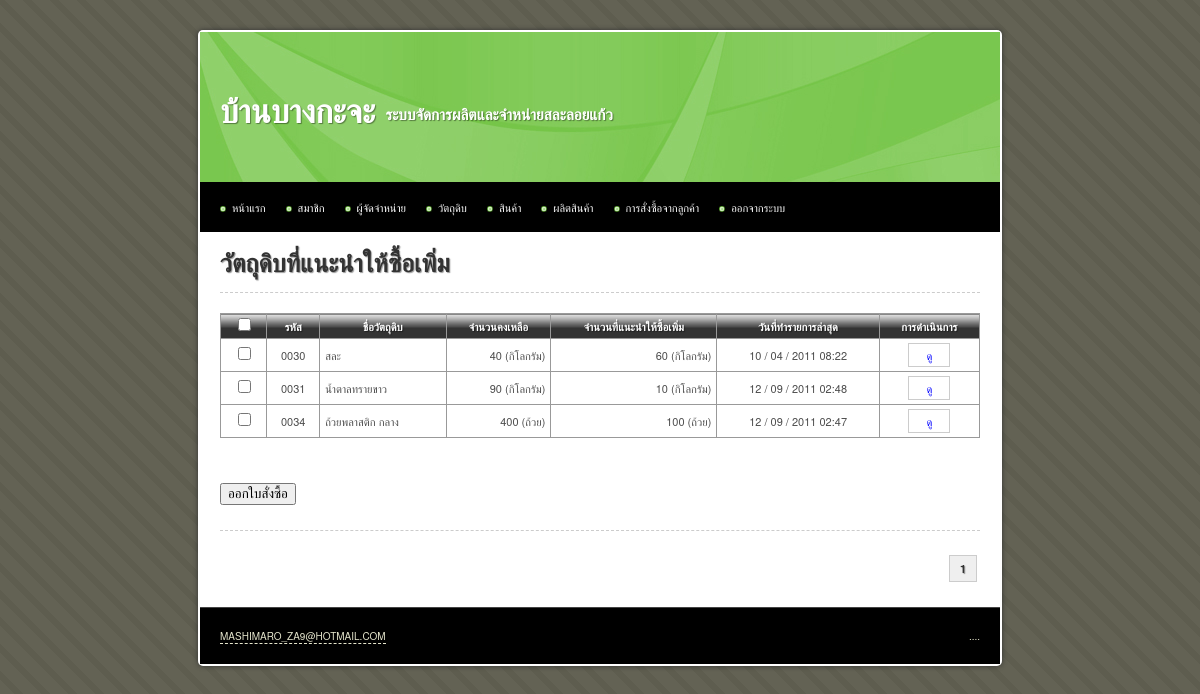
The app's page /main/material_stock.php (signed in), older data.
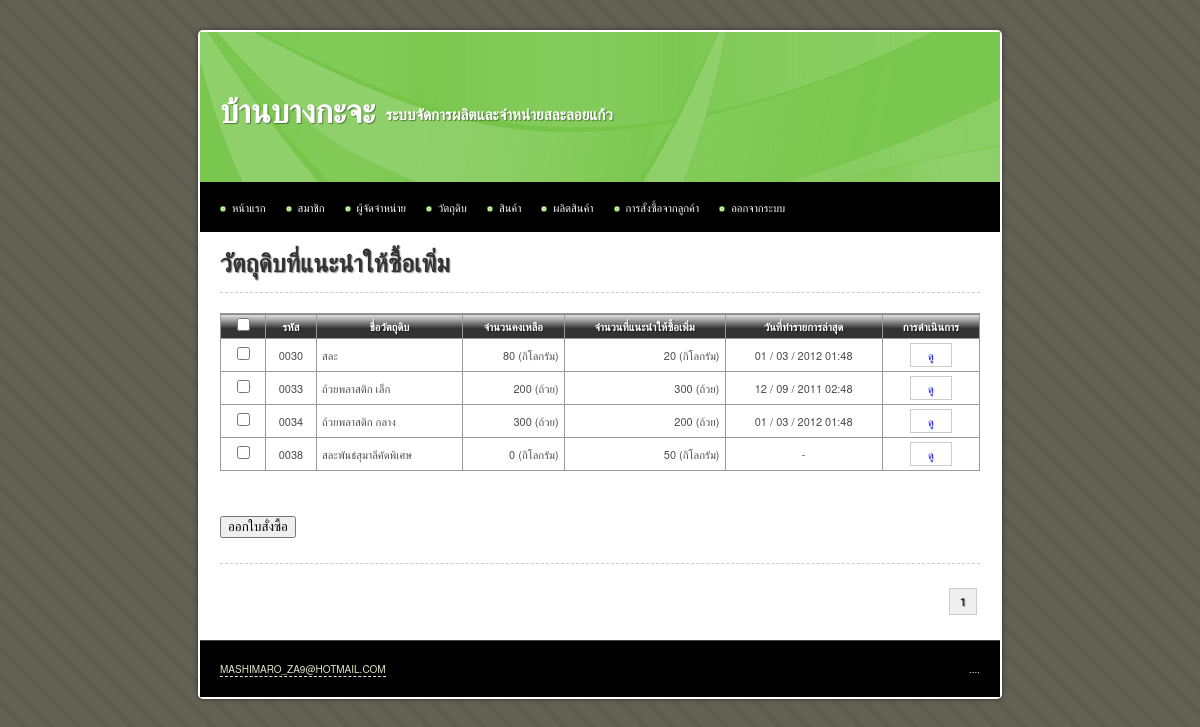
The same page, newer data.
### tables this page shows
CREATE TABLE IF NOT EXISTS `material` (
  `id` int(10) unsigned NOT NULL AUTO_INCREMENT,
  `name` varchar(255) NOT NULL,
  `description` text,
  `total` int(10) unsigned NOT NULL DEFAULT '0',
  `stock_min` int(10) unsigned NOT NULL DEFAULT '0',
  `stock_max` int(10) unsigned NOT NULL DEFAULT '0',
  `unit` varchar(255) NOT NULL,
  `average_cost_per_unit` decimal(10,2) unsigned NOT NULL DEFAULT '0.00',
  `date_create` datetime NOT NULL,
  `date_update` timestamp NOT NULL DEFAULT CURRENT_TIMESTAMP,
  `date_update_transaction` datetime DEFAULT NULL,
  PRIMARY KEY (`id`)
);

### iic_tools/helpers/iic_utilities_helper.php (called while the page is built, shortened)
<?php
function change_date_format($date, $old_separator = "-", $old_format = 'y-m-d', $new_separator = " / ", $new_format = "d-m-y")
{
	@list($_old_format_path1, $_old_format_path2, $_old_format_path3) = explode('-', $old_format);
	@list($_date_path[$_old_format_path1], $_date_path[$_old_format_path2], $_date_path[$_old_format_path3]) = explode($old_separator, $date);
	@list($_new_format_path1, $_new_format_path2, $_new_format_path3) = explode('-', $new_format);
	$_new_date = $_date_path[$_new_format_path1].$new_separator.$_date_path[$_new_format_path2].$new_separator.$_date_path[$_new_format_path3];
	return $_new_date;
}
function change_date_time_format($date_time)
{
	@list($_date, $_time) = explode(" ", $date_time);
	$_new_date		= change_date_format($_date);
	$_new_date_time = $_new_date.' '.substr($_time, 0, 5);
	return $_new_date_time;
}
function zero_fill($length, $data)
{
	while(strlen($data) < $length)
	{
		$data = '0'.$data;
	}
	return $data;
}
function remove_comma($number, $decimal = 0)
{
	$_int		= 0;
	$_decimal	= '';
	if(count(explode (".", $number)) > 1)
	{
		list($_int, $_decimal) = explode (".", $number);
	}
	else
	{
		$_int = ($number == '') ? 0 : $number;
	}
	$_int = explode (',', $_int);
	$_int = implode ($_int);
	$_new_number = $_int.$_decimal;
	return $_new_number;
}
function add_comma($number, $decimal = 0)
{
	$_sign		= '';
	$_int		= 0;
	$_decimal	= '';
	if(count(explode (".", $number)) > 1)
	{
		list($_int, $_decimal) = explode (".", $number);
	}
	else
	{
		$_int = ($number == '') ? 0 : $number;
	}
	$_int = remove_comma($_int);
	if($_int < 0)
	{
		$_sign = '-';
		$_int = str_replace('-', '', $_int);
	}
	else
	{
		$_sign = '';
	}
	$_total_loop = (strlen($_int) > 3) ? floor(strlen($_int) / 3) : 0;
	for($_loop = $_total_loop; $_loop > 0; $_loop--)
	{
		$_length = (3 * $_loop) * -1;
		$_int = substr_replace($_int, ',', $_length, 0 );
	}
	$_new_number = $_sign.$_int.$_decimal;
	return $_new_number;
}

### main/material_stock.php (the view, shortened to what this page needs)
<?php
$sql = 'SELECT * FROM material';
$query = mysql_query($sql);
$total_rows = mysql_num_rows($query);
$rows_per_page = 10;
$limit_start = ($_GET['page'] - 1) * $rows_per_page;
$target = 'material.php?page=';
?>
<!DOCTYPE html PUBLIC "-//W3C//DTD XHTML 1.0 Transitional//EN" "http://www.w3.org/TR/xhtml1/DTD/xhtml1-transitional.dtd">
<html xmlns="http://www.w3.org/1999/xhtml">
<head>
<?php include("inc.css.php"); ?>
</head>
<body>
<div id="container">
	<?php include("inc.header.php"); ?>
	<div id="content">
		<h1>วัตถุดิบที่แนะนำให้ซื้อเพิ่ม</h1>
		<hr />
			<form method="post" action="material_order_create.php">
				<table width="100%" border="1" align="center" cellpadding="5" cellspacing="0">
					<thead>
						<tr>
							<th scope="col"><input type="checkbox" id="select_all" /></th>
							<th scope="col">รหัส</th>
							<th scope="col">ชื่อวัตถุดิบ</th>
							<th scope="col">จำนวนคงเหลือ</th>
							<th scope="col">จำนวนที่แนะนำให้ซื้อเพิ่ม</th>
							<th scope="col">วันที่ทำรายการล่าสุด</th>
							<th scope="col">การดำเนินการ</th>
						</tr>
					</thead>
					<tbody>
						<?php
						$sql = 'SELECT * FROM material WHERE total < stock_min LIMIT '.$limit_start.', '.$rows_per_page;
						$query = mysql_query($sql);
						$query_row = mysql_num_rows($query);
						if($query_row > 0)
						{
							while($data = mysql_fetch_array($query))
							{
								$date_update_transaction = (is_null($data['date_update_transaction'])) ? '-' : change_date_time_format($data['date_update_transaction']);
								echo '	<tr>
											<td class="center"><input type="checkbox" name="id[]" value="'.$data['id'].'" /></td>
											<td class="center">'.zero_fill(4, $data['id']).'</td>
											<td>'.$data['name'].'</td>
											<td class="right">'.add_comma($data['total']).' ('.$data['unit'].')</td>
											<td class="right">'.add_comma(abs($data['total'] - $data['stock_min'])).' ('.$data['unit'].')</td>
											<td class="center">'.$date_update_transaction.'</td>
											<td class="center">
												<a class="button" href="material_view.php?id='.$data['id'].'">ดู</a>
											</td>
										</tr>';
							}
						}
						else
						{
							echo '<tr><td colspan="7" class="center">ไม่มีข้อมูล</td></tr>';
						}
						?>
					</tbody>
				</table>
				<input type="submit" name="create" value="ออกใบสั่งซื้อ" />
			</form>
		<hr style="margin-top:25px" />
		<div class="pagination">
			<?php echo get_pagination($total_rows, $target, $_GET['page'], $rows_per_page); ?>
		</div>
	</div>
	<?php include("inc.footer.php"); ?>
</div>
</body>
</html>

### iic_tools/helpers/iic_crud_helper.php (shortened to what this page needs)
<?php
function get_pagination($total_rows, $target, $current_page, $rows_per_page = 10)
{
	$_total_page = ceil($total_rows / $rows_per_page);
	$_pagination = '';
	$_loop = 1;
	while($_loop <= $_total_page)
	{
		if($_loop <= 3 || $_loop > ($_total_page - 3))
		{
			if($_loop == $current_page)
			{
				$_pagination .= '<strong>'.$_loop.'</strong>';
			}
			else
			{
				$_pagination .= '<a href="'.$target.$_loop.'" title="Page '.$_loop.'">&nbsp;'.$_loop.'&nbsp;</a>';
			}
		}
		$_loop++;
	}
	return $_pagination;
}

Row changes from the older to the newer data that the page shows:
no longer on this page (row edited): material: id "0031", name "น้ำตาลทรายขาว", total "90", unit "กิโลกรัม", add_comma(abs($data['total'] - $data['stock_min'])) "10", date_update_transaction "12 / 09 / 2011 02:48"
changed material "สละ": total "40" → "80"; add_comma(abs($data['total'] - $data['stock_min'])) "60" → "20"; date_update_transaction "10 / 04 / 2011 08:22" → "01 / 03 / 2012 01:48"
now on this page (row edited): material: id "0033", name "ถ้วยพลาสติก เล็ก", total "200", unit "ถ้วย", add_comma(abs($data['total'] - $data['stock_min'])) "300", date_update_transaction "12 / 09 / 2011 02:48"
changed material "ถ้วยพลาสติก กลาง": total "400" → "300"; add_comma(abs($data['total'] - $data['stock_min'])) "100" → "200"; date_update_transaction "12 / 09 / 2011 02:47" → "01 / 03 / 2012 01:48"
added material: id "0038", name "สละพันธ์สุมาลีคัดพิเศษ", total "0", unit "กิโลกรัม", add_comma(abs($data['total']-$data['stock_min'])) "50", date_update_transaction "-"
